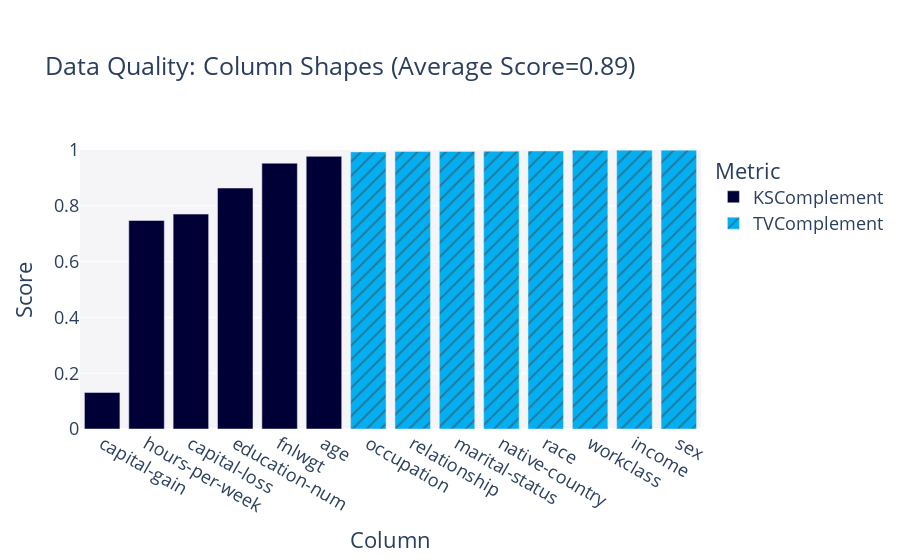

Notebook source saved alongside this figure:
### Code cell
quality_report.get_visualization(property_name='Column Shapes').show(renderer="vscode")

### Figure 1 — Plotly figure (JSON) as saved in the notebook; plotly's stock layout.template omitted (floating-point values rounded to 4 significant figures)
{"data": [{"alignmentgroup": "True", "customdata": [["KSComplement"], ["KSComplement"], ["KSComplement"], ["KSComplement"], ["KSComplement"], ["KSComplement"]], "hovertemplate": "<b>%{hovertext}</b><br><br>Metric=%{customdata[0]}<br>Score=%{y}<extra></extra>", "hovertext": ["age", "fnlwgt", "education-num", "capital-gain", "capital-loss", "hours-per-week"], "legendgroup": "KSComplement", "marker": {"color": "#000036", "pattern": {"shape": ""}}, "name": "KSComplement", "offsetgroup": "KSComplement", "orientation": "v", "showlegend": true, "textposition": "auto", "type": "bar", "x": ["age", "fnlwgt", "education-num", "capital-gain", "capital-loss", "hours-per-week"], "xaxis": "x", "y": [0.9772, 0.9526, 0.8636, 0.1306, 0.7703, 0.7473], "yaxis": "y"}, {"alignmentgroup": "True", "customdata": [["TVComplement"], ["TVComplement"], ["TVComplement"], ["TVComplement"], ["TVComplement"], ["TVComplement"], ["TVComplement"], ["TVComplement"]], "hovertemplate": "<b>%{hovertext}</b><br><br>Metric=%{customdata[0]}<br>Score=%{y}<extra></extra>", "hovertext": ["workclass", "marital-status", "occupation", "relationship", "race", "sex", "native-country", "income"], "legendgroup": "TVComplement", "marker": {"color": "#03AFF1", "pattern": {"shape": "/"}}, "name": "TVComplement", "offsetgroup": "TVComplement", "orientation": "v", "showlegend": true, "textposition": "auto", "type": "bar", "x": ["workclass", "marital-status", "occupation", "relationship", "race", "sex", "native-country", "income"], "xaxis": "x", "y": [0.9987, 0.9949, 0.9933, 0.9947, 0.9963, 0.9994, 0.9959, 0.9993], "yaxis": "y"}], "layout": {"barmode": "relative", "font": {"size": 18}, "legend": {"title": {"text": "Metric"}, "tracegroupgap": 0}, "margin": {"t": 150}, "plot_bgcolor": "#F5F5F8", "title": {"text": "Data Quality: Column Shapes (Average Score=0.89)"}, "xaxis": {"anchor": "y", "categoryorder": "total ascending", "domain": [0, 1], "title": {"text": "Column"}}, "yaxis": {"anchor": "x", "domain": [0, 1], "range": [0, 1], "title": {"text": "Score"}}}}
